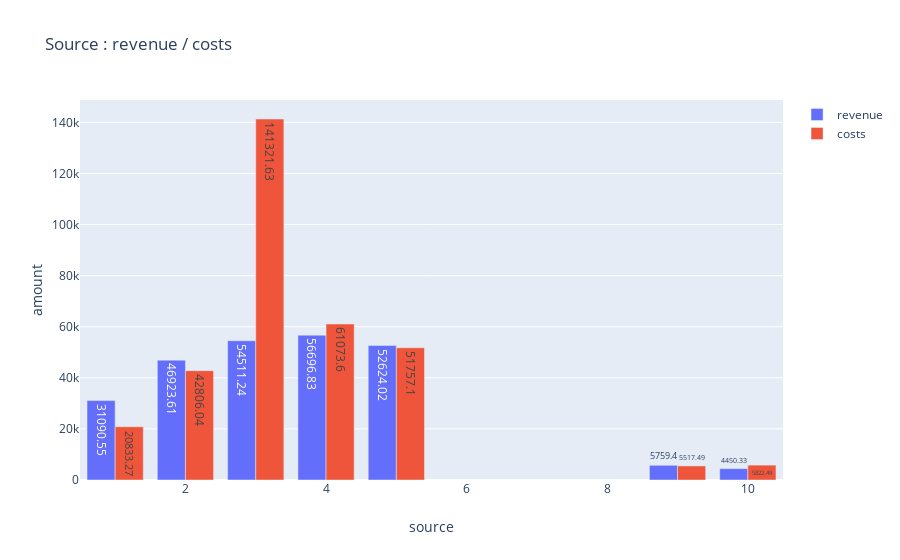
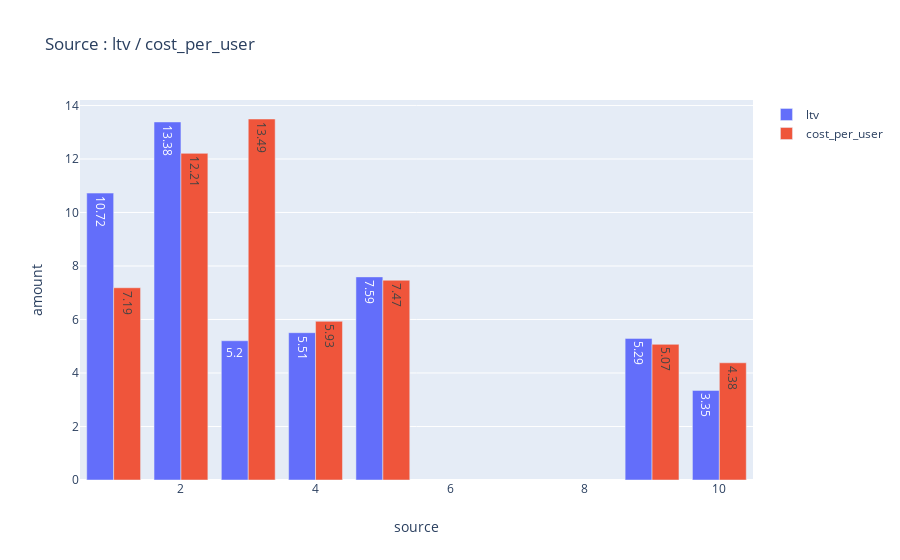

The code cell stored with these charts, in order, in its notebook:
### Markdown cell above
Визуализируем данные

### Code cell
def graphse(p1,p2,title):
    fig = go.Figure(data=[
        go.Bar(name= p1, x=costs_group.source_id, y=costs_group[p1],text=costs_group[p1].round(2),textposition='auto'),
        go.Bar(name= p2, x=costs_group.source_id, y=costs_group[p2],text=costs_group[p2].round(2),textposition='auto')
    ])
    fig.update_layout(xaxis_title_text='source', 
        yaxis_title_text='amount',
                          barmode='group',title_text= title)
    fig.show()
graphse('revenue','costs','Source : revenue / costs')
graphse('ltv','cost_per_user','Source : ltv / cost_per_user')

### Figure 1 — Plotly figure (JSON) as saved in the notebook; plotly's stock layout.template omitted (floating-point values rounded to 4 significant figures)
{"data": [{"name": "revenue", "text": [31090.0, 46920.0, 54510.0, 56700.0, 52620.0, 5759.0, 4450.0], "textposition": "auto", "type": "bar", "x": [1, 2, 3, 4, 5, 9, 10], "y": [31090.0, 46920.0, 54510.0, 56700.0, 52620.0, 5759.0, 4450.0]}, {"name": "costs", "text": [20830.0, 42810.0, 141300.0, 61070.0, 51760.0, 5517.0, 5822.0], "textposition": "auto", "type": "bar", "x": [1, 2, 3, 4, 5, 9, 10], "y": [20830.0, 42810.0, 141300.0, 61070.0, 51760.0, 5517.0, 5822.0]}], "layout": {"barmode": "group", "title": {"text": "Source : revenue / costs"}, "xaxis": {"title": {"text": "source"}}, "yaxis": {"title": {"text": "amount"}}}}

### Figure 2 — Plotly figure (JSON) as saved in the notebook; plotly's stock layout.template omitted (floating-point values rounded to 4 significant figures)
{"data": [{"name": "ltv", "text": [10.72, 13.38, 5.2, 5.51, 7.59, 5.29, 3.35], "textposition": "auto", "type": "bar", "x": [1, 2, 3, 4, 5, 9, 10], "y": [10.72, 13.38, 5.205, 5.507, 7.593, 5.294, 3.349]}, {"name": "cost_per_user", "text": [7.19, 12.21, 13.49, 5.93, 7.47, 5.07, 4.38], "textposition": "auto", "type": "bar", "x": [1, 2, 3, 4, 5, 9, 10], "y": [7.186, 12.21, 13.49, 5.932, 7.467, 5.071, 4.381]}], "layout": {"barmode": "group", "title": {"text": "Source : ltv / cost_per_user"}, "xaxis": {"title": {"text": "source"}}, "yaxis": {"title": {"text": "amount"}}}}
